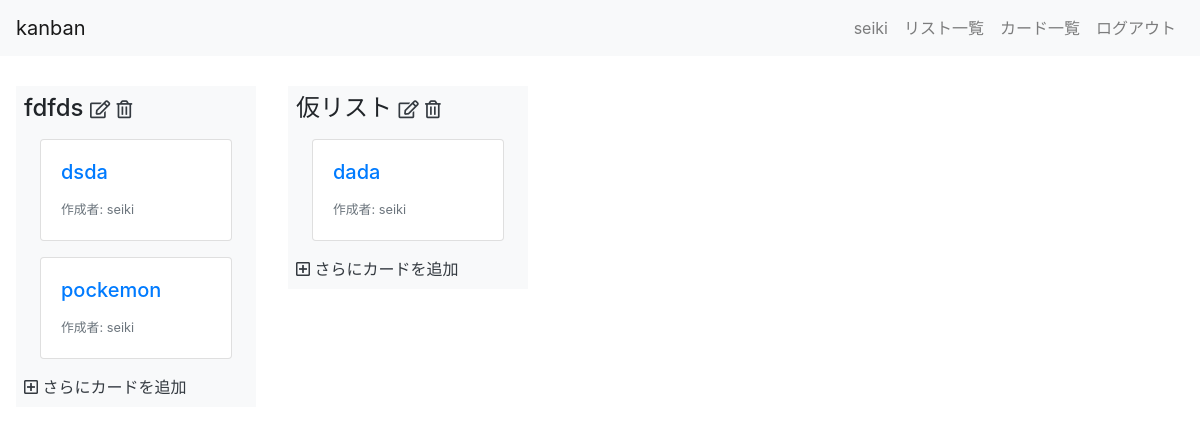
The app's page /kanban/home/ (signed in) with its own data.
### kanban/models.py (models this page shows, shortened)
class List(models.Model):
    title = models.CharField(max_length=200)
    user = models.ForeignKey(User, on_delete=models.CASCADE)

class Card(models.Model):
    title = models.CharField(max_length=200)
    description = models.TextField()
    user = models.ForeignKey(User, on_delete=models.CASCADE)
    list = models.ForeignKey(List, on_delete=models.CASCADE)

### kanban/views.py (the view)
# urls.py: path("home/",views.HomeView.as_view(), name = "home"),
class HomeView(LoginRequiredMixin, ListView):
    model = List
    template_name = "kanban/home.html"

### kanban/templates/kanban/home.html
{% extends "kanban/base.html" %}
{% block content %}
<div class="container-fluid home">
  <div class="row flex-nowrap">
    {% for list in list_list %}
    <div class="bg-light m-3 p-2 list">
      <h4>{{ list.title }}
        <a href="{% url 'kanban:lists_update' list.pk %}" class="text-dark"><i class="far fa-edit fa-xs"></i></a>
        <a href="{% url 'kanban:lists_delete' list.pk %}" class="text-dark"><i class="far fa-trash-alt fa-xs"></i></a>
      </h4>
      {% for card in list.card_set.all %}
      <a href="{% url 'kanban:cards_detail' card.pk %}" class="card m-3">
        <div class="card-body">
          <h5 class="card-title">{{ card.title }}</h5>
          <footer>
            <small class="text-muted">作成者: {{ card.user.username }}</small>
          </footer>
        </div>
      </a>
      {% endfor %}
      <a href="{% url 'kanban:cards_create_from_home' list.pk %}" class="text-dark"><i class="far fa-plus-square"></i> さらにカードを追加</a>
    </div>
    {% endfor %}
  </div>
</div>
{% endblock %}

### kanban/templates/kanban/base.html (shortened to what this page needs)
{% load static %}
<!doctype html>
<html lang="ja">
  <head>
    <link rel="stylesheet" href="https://stackpath.bootstrapcdn.com/bootstrap/4.3.1/css/bootstrap.min.css">
    <link href="https://use.fontawesome.com/releases/v5.6.1/css/all.css" rel="stylesheet">
    <link rel="stylesheet" type="text/css" href="{% static 'kanban/custom.css' %}">
  </head>
  <body>
    <header>
      <nav class="navbar navbar-expand-lg navbar-light bg-light fixed-top">
        {% if request.user.is_authenticated %}
        <a class="navbar-brand" href="{% url 'kanban:home' %}">kanban</a>
        {% else %}
        <a class="navbar-brand" href="{% url 'kanban:index' %}">kanban</a>
        {% endif %}
        <div class="collapse navbar-collapse" id="navbarSupportedContent">
          <ul class="navbar-nav">
            {% if request.user.is_authenticated %}
            <li class="nav-item">
              <a class="nav-link" href="{% url 'kanban:users_detail' request.user.pk %}">{{ request.user.username }}</a>
            </li>
            <li class="nav-item">
              <a class="nav-link" href="{% url 'kanban:lists_list' %}">リスト一覧</a>
            </li>
            <li class="nav-item">
              <a class="nav-link" href="{% url 'kanban:cards_list' %}">カード一覧</a>
            </li>
            <li class="nav-item">
              <a class="nav-link" href="{% url 'logout' %}">ログアウト</a>
            </li>
            {% endif %}
          </ul>
        </div>
      </nav>
    </header>
    <main>
      {% block content %}
      {% endblock %}
    </main>
  </body>
</html>

### kanban/static/custom.css (style rules this page uses)
body { padding-top: 70px; }
.home { display: table-cell !important; }
.list { width: 240px; height: 100%; }

### records on screen
List: title "fdfds"
Card: title "dsda", user.username "seiki"
Card: title "pockemon", user.username "seiki"
List: title "仮リスト"
Card: title "dada", user.username "seiki"

### other values on screen
{{ request.user.username }} "seiki"
